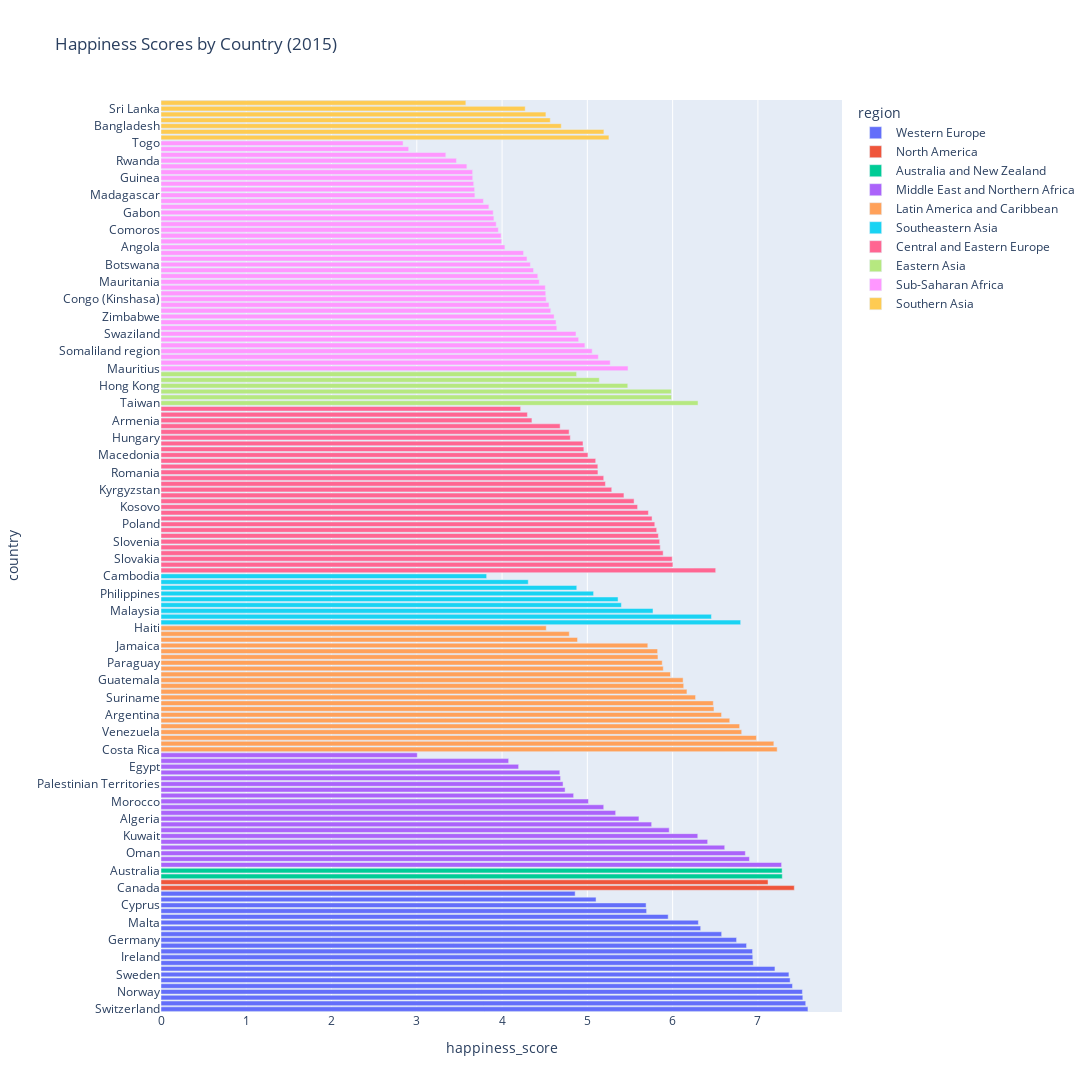
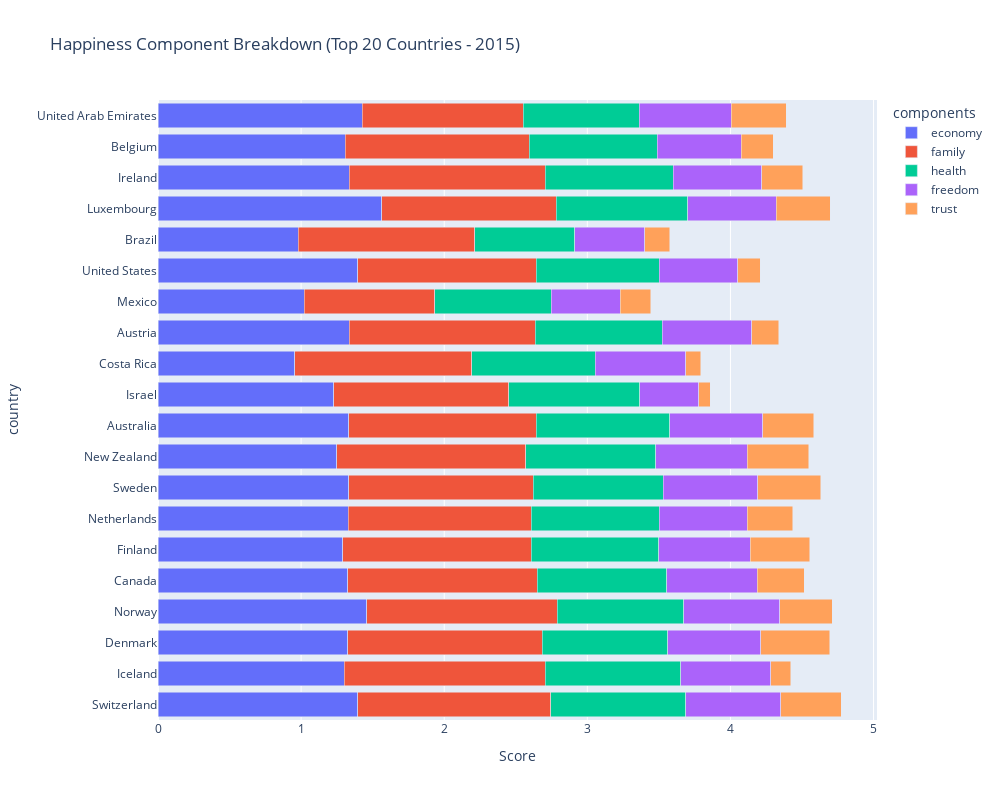
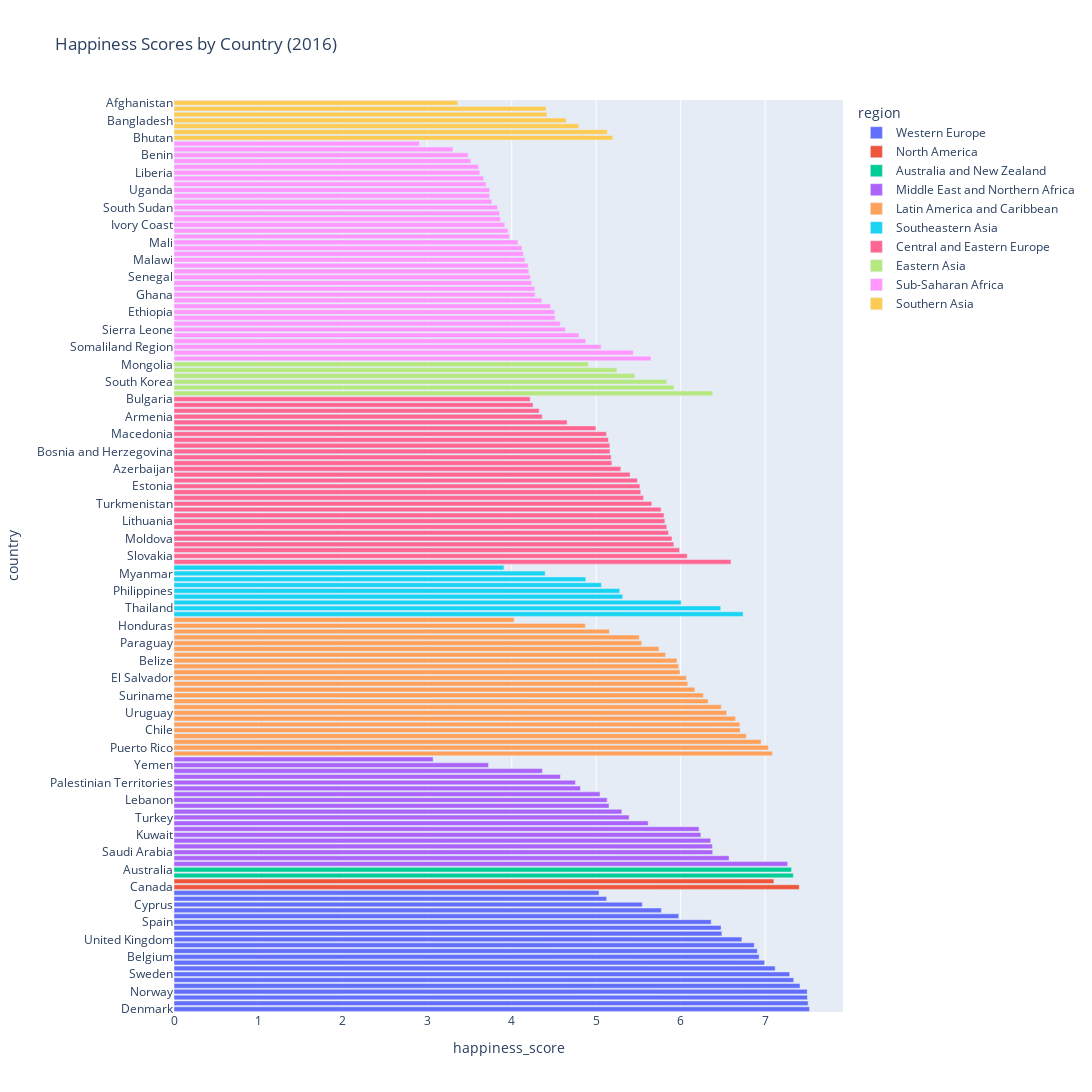

Notebook code for these charts, in order:
### Code cell
years = [2015, 2016, 2017, 2018, 2019]  # List of years corresponding to DataFrames
df_list = [df_2015, df_2016, df_2017, df_2018, df_2019] 


def create_visuals(df_list, years):

    # happiness score
    # interactive plot
    fig = px.bar(df.sort_values('happiness_score', ascending=False),
                 x='happiness_score', y='country',
                 color='region' if year not in [2017, 2018, 2019] else 'happiness_score',
                 orientation='h',
                 title=f'Happiness Scores by Country ({year})')
    fig.update_layout(width=1800, height=1200) 
    fig.show()

    # choropleth map
    fig = px.choropleth(df,
                    locations="country",
                    locationmode="country names",
                    color="happiness_score",
                    hover_name="country",
                    color_continuous_scale="Viridis",
                    title=f"World Happiness Score ({year})")

    fig.update_layout(width=1600, height=800)
    fig.show()

    # component breakdown
    all_components = ['economy', 'family', 'health', 'freedom', 'trust']
    components = [c for c in all_components if c in df.columns]
    missing = set(all_components) - set(df.columns)
    if missing:
        print(f"[{year}] Missing component columns: {missing}")

    # heat map (country x components)
    top_n = df.sort_values('happiness_score', ascending=False).head(20)
    plt.figure(figsize=(10, 8))
    sns.heatmap(top_n.set_index('country')[components], annot=True, cmap='YlGnBu')
    plt.title(f"Heatmap of Happiness Components – Top 20 Countries ({year})")
    plt.tight_layout()
    plt.show()

    # interactive plot
    melted = df.melt(id_vars='country', value_vars=components, var_name='components', value_name='Score')
    top_20 = df.nlargest(20, 'happiness_score')['country']
    melted = melted[melted['country'].isin(top_20)]

    fig = px.bar(melted, x='Score', y='country', color='components', orientation='h', title=f'Happiness Component Breakdown (Top 20 Countries - {year})')
    fig.update_layout(barmode='stack', height=800, width=1000)
    fig.show()

for df, year in zip(df_list, years):
    create_visuals(df, year)

### Figure 1 — Plotly figure (JSON) as saved in the notebook; plotly's stock layout.template omitted (floating-point values rounded to 4 significant figures)
{"data": [{"hovertemplate": "region=Western Europe<br>happiness_score=%{x}<br>country=%{y}<extra></extra>", "legendgroup": "Western Europe", "marker": {"color": "#636efa", "pattern": {"shape": ""}}, "name": "Western Europe", "orientation": "h", "showlegend": true, "textposition": "auto", "type": "bar", "x": [7.587, 7.561, 7.527, 7.522, 7.406, 7.378, 7.364, 7.2, 6.946, 6.94, 6.937, 6.867, 6.75, 6.575, 6.329, 6.302, 5.948, 5.695, 5.689, 5.102, 4.857], "xaxis": "x", "y": ["Switzerland", "Iceland", "Denmark", "Norway", "Finland", "Netherlands", "Sweden", "Austria", "Luxembourg", "Ireland", "Belgium", "United Kingdom", "Germany", "France", "Spain", "Malta", "Italy", "North Cyprus", "Cyprus", "Portugal", "Greece"], "yaxis": "y"}, {"hovertemplate": "region=North America<br>happiness_score=%{x}<br>country=%{y}<extra></extra>", "legendgroup": "North America", "marker": {"color": "#EF553B", "pattern": {"shape": ""}}, "name": "North America", "orientation": "h", "showlegend": true, "textposition": "auto", "type": "bar", "x": [7.427, 7.119], "xaxis": "x", "y": ["Canada", "United States"], "yaxis": "y"}, {"hovertemplate": "region=Australia and New Zealand<br>happiness_score=%{x}<br>country=%{y}<extra></extra>", "legendgroup": "Australia and New Zealand", "marker": {"color": "#00cc96", "pattern": {"shape": ""}}, "name": "Australia and New Zealand", "orientation": "h", "showlegend": true, "textposition": "auto", "type": "bar", "x": [7.286, 7.284], "xaxis": "x", "y": ["New Zealand", "Australia"], "yaxis": "y"}, {"hovertemplate": "region=Middle East and Northern Africa<br>happiness_score=%{x}<br>country=%{y}<extra></extra>", "legendgroup": "Middle East and Northern Africa", "marker": {"color": "#ab63fa", "pattern": {"shape": ""}}, "name": "Middle East and Northern Africa", "orientation": "h", "showlegend": true, "textposition": "auto", "type": "bar", "x": [7.278, 6.901, 6.853, 6.611, 6.411, 6.295, 5.96, 5.754, 5.605, 5.332, 5.192, 5.013, 4.839, 4.739, 4.715, 4.686, 4.677, 4.194, 4.077, 3.006], "xaxis": "x", "y": ["Israel", "United Arab Emirates", "Oman", "Qatar", "Saudi Arabia", "Kuwait", "Bahrain", "Libya", "Algeria", "Turkey", "Jordan", "Morocco", "Lebanon", "Tunisia", "Palestinian Territories", "Iran", "Iraq", "Egypt", "Yemen", "Syria"], "yaxis": "y"}, {"hovertemplate": "region=Latin America and Caribbean<br>happiness_score=%{x}<br>country=%{y}<extra></extra>", "legendgroup": "Latin America and Caribbean", "marker": {"color": "#FFA15A", "pattern": {"shape": ""}}, "name": "Latin America and Caribbean", "orientation": "h", "showlegend": true, "textposition": "auto", "type": "bar", "x": [7.226, 7.187, 6.983, 6.81, 6.786, 6.67, 6.574, 6.485, 6.477, 6.269, 6.168, 6.13, 6.123, 5.975, 5.89, 5.878, 5.828, 5.824, 5.709, 4.885, 4.788, 4.518], "xaxis": "x", "y": ["Costa Rica", "Mexico", "Brazil", "Venezuela", "Panama", "Chile", "Argentina", "Uruguay", "Colombia", "Suriname", "Trinidad and Tobago", "El Salvador", "Guatemala", "Ecuador", "Bolivia", "Paraguay", "Nicaragua", "Peru", "Jamaica", "Dominican Republic", "Honduras", "Haiti"], "yaxis": "y"}, {"hovertemplate": "region=Southeastern Asia<br>happiness_score=%{x}<br>country=%{y}<extra></extra>", "legendgroup": "Southeastern Asia", "marker": {"color": "#19d3f3", "pattern": {"shape": ""}}, "name": "Southeastern Asia", "orientation": "h", "showlegend": true, "textposition": "auto", "type": "bar", "x": [6.798, 6.455, 5.77, 5.399, 5.36, 5.073, 4.876, 4.307, 3.819], "xaxis": "x", "y": ["Singapore", "Thailand", "Malaysia", "Indonesia", "Vietnam", "Philippines", "Laos", "Myanmar", "Cambodia"], "yaxis": "y"}, {"hovertemplate": "region=Central and Eastern Europe<br>happiness_score=%{x}<br>country=%{y}<extra></extra>", "legendgroup": "Central and Eastern Europe", "marker": {"color": "#FF6692", "pattern": {"shape": ""}}, "name": "Central and Eastern Europe", "orientation": "h", "showlegend": true, "textposition": "auto", "type": "bar", "x": [6.505, 6.003, 5.995, 5.889, 5.855, 5.848, 5.833, 5.813, 5.791, 5.759, 5.716, 5.589, 5.548, 5.429, 5.286, 5.212, 5.192, 5.124, 5.123, 5.098, 5.007, 4.959, 4.949, 4.8, 4.786, 4.681, 4.35, 4.297, 4.218], "xaxis": "x", "y": ["Czech Republic", "Uzbekistan", "Slovakia", "Moldova", "Kazakhstan", "Slovenia", "Lithuania", "Belarus", "Poland", "Croatia", "Russia", "Kosovo", "Turkmenistan", "Estonia", "Kyrgyzstan", "Azerbaijan", "Montenegro", "Romania", "Serbia", "Latvia", "Macedonia", "Albania", "Bosnia and Herzegovina", "Hungary", "Tajikistan", "Ukraine", "Armenia", "Georgia", "Bulgaria"], "yaxis": "y"}, {"hovertemplate": "region=Eastern Asia<br>happiness_score=%{x}<br>country=%{y}<extra></extra>", "legendgroup": "Eastern Asia", "marker": {"color": "#B6E880", "pattern": {"shape": ""}}, "name": "Eastern Asia", "orientation": "h", "showlegend": true, "textposition": "auto", "type": "bar", "x": [6.298, 5.987, 5.984, 5.474, 5.14, 4.874], "xaxis": "x", "y": ["Taiwan", "Japan", "South Korea", "Hong Kong", "China", "Mongolia"], "yaxis": "y"}, {"hovertemplate": "region=Sub-Saharan Africa<br>happiness_score=%{x}<br>country=%{y}<extra></extra>", "legendgroup": "Sub-Saharan Africa", "marker": {"color": "#FF97FF", "pattern": {"shape": ""}}, "name": "Sub-Saharan Africa", "orientation": "h", "showlegend": true, "textposition": "auto", "type": "bar", "x": [5.477, 5.268, 5.129, 5.057, 4.971, 4.898, 4.867, 4.642, 4.633, 4.61, 4.571, 4.55, 4.517, 4.512, 4.507, 4.436, 4.419, 4.369, 4.332, 4.292, 4.252, 4.033, 3.995, 3.989, 3.956, 3.931, 3.904, 3.896, 3.845, 3.781, 3.681, 3.678, 3.667, 3.656, 3.655, 3.587, 3.465, 3.34, 2.905, 2.839], "xaxis": "x", "y": ["Mauritius", "Nigeria", "Zambia", "Somaliland region", "Mozambique", "Lesotho", "Swaziland", "South Africa", "Ghana", "Zimbabwe", "Liberia", "Sudan", "Congo (Kinshasa)", "Ethiopia", "Sierra Leone", "Mauritania", "Kenya", "Djibouti", "Botswana", "Malawi", "Cameroon", "Angola", "Mali", "Congo (Brazzaville)", "Comoros", "Uganda", "Senegal", "Gabon", "Niger", "Tanzania", "Madagascar", "Central African Republic", "Chad", "Guinea", "Ivory Coast", "Burkina Faso", "Rwanda", "Benin", "Burundi", "Togo"], "yaxis": "y"}, {"hovertemplate": "region=Southern Asia<br>happiness_score=%{x}<br>country=%{y}<extra></extra>", "legendgroup": "Southern Asia", "marker": {"color": "#FECB52", "pattern": {"shape": ""}}, "name": "Southern Asia", "orientation": "h", "showlegend": true, "textposition": "auto", "type": "bar", "x": [5.253, 5.194, 4.694, 4.565, 4.514, 4.271, 3.575], "xaxis": "x", "y": ["Bhutan", "Pakistan", "Bangladesh", "India", "Nepal", "Sri Lanka", "Afghanistan"], "yaxis": "y"}], "layout": {"barmode": "relative", "height": 1200, "legend": {"title": {"text": "region"}, "tracegroupgap": 0}, "title": {"text": "Happiness Scores by Country (2015)"}, "width": 1800, "xaxis": {"anchor": "y", "domain": [0, 1], "title": {"text": "happiness_score"}}, "yaxis": {"anchor": "x", "domain": [0, 1], "title": {"text": "country"}}}}

### Figure 2 — Plotly figure (JSON) as saved in the notebook; plotly's stock layout.template omitted (floating-point values rounded to 4 significant figures)
{"data": [{"hovertemplate": "components=economy<br>Score=%{x}<br>country=%{y}<extra></extra>", "legendgroup": "economy", "marker": {"color": "#636efa", "pattern": {"shape": ""}}, "name": "economy", "orientation": "h", "showlegend": true, "textposition": "auto", "type": "bar", "x": [1.397, 1.302, 1.325, 1.459, 1.326, 1.29, 1.329, 1.332, 1.25, 1.334, 1.229, 0.9558, 1.337, 1.021, 1.395, 0.9812, 1.564, 1.336, 1.308, 1.427], "xaxis": "x", "y": ["Switzerland", "Iceland", "Denmark", "Norway", "Canada", "Finland", "Netherlands", "Sweden", "New Zealand", "Australia", "Israel", "Costa Rica", "Austria", "Mexico", "United States", "Brazil", "Luxembourg", "Ireland", "Belgium", "United Arab Emirates"], "yaxis": "y"}, {"hovertemplate": "components=family<br>Score=%{x}<br>country=%{y}<extra></extra>", "legendgroup": "family", "marker": {"color": "#EF553B", "pattern": {"shape": ""}}, "name": "family", "orientation": "h", "showlegend": true, "textposition": "auto", "type": "bar", "x": [1.35, 1.402, 1.361, 1.331, 1.323, 1.318, 1.28, 1.289, 1.32, 1.309, 1.224, 1.238, 1.297, 0.9145, 1.247, 1.233, 1.22, 1.369, 1.286, 1.126], "xaxis": "x", "y": ["Switzerland", "Iceland", "Denmark", "Norway", "Canada", "Finland", "Netherlands", "Sweden", "New Zealand", "Australia", "Israel", "Costa Rica", "Austria", "Mexico", "United States", "Brazil", "Luxembourg", "Ireland", "Belgium", "United Arab Emirates"], "yaxis": "y"}, {"hovertemplate": "components=health<br>Score=%{x}<br>country=%{y}<extra></extra>", "legendgroup": "health", "marker": {"color": "#00cc96", "pattern": {"shape": ""}}, "name": "health", "orientation": "h", "showlegend": true, "textposition": "auto", "type": "bar", "x": [0.9414, 0.9478, 0.8746, 0.8852, 0.9056, 0.8891, 0.8928, 0.9109, 0.9084, 0.9316, 0.9139, 0.8603, 0.8904, 0.8144, 0.8618, 0.697, 0.9189, 0.8953, 0.8967, 0.8093], "xaxis": "x", "y": ["Switzerland", "Iceland", "Denmark", "Norway", "Canada", "Finland", "Netherlands", "Sweden", "New Zealand", "Australia", "Israel", "Costa Rica", "Austria", "Mexico", "United States", "Brazil", "Luxembourg", "Ireland", "Belgium", "United Arab Emirates"], "yaxis": "y"}, {"hovertemplate": "components=freedom<br>Score=%{x}<br>country=%{y}<extra></extra>", "legendgroup": "freedom", "marker": {"color": "#ab63fa", "pattern": {"shape": ""}}, "name": "freedom", "orientation": "h", "showlegend": true, "textposition": "auto", "type": "bar", "x": [0.6656, 0.6288, 0.6494, 0.6697, 0.633, 0.6417, 0.6158, 0.6598, 0.6394, 0.6512, 0.4132, 0.6338, 0.6243, 0.4818, 0.546, 0.4905, 0.6158, 0.6178, 0.5845, 0.6416], "xaxis": "x", "y": ["Switzerland", "Iceland", "Denmark", "Norway", "Canada", "Finland", "Netherlands", "Sweden", "New Zealand", "Australia", "Israel", "Costa Rica", "Austria", "Mexico", "United States", "Brazil", "Luxembourg", "Ireland", "Belgium", "United Arab Emirates"], "yaxis": "y"}, {"hovertemplate": "components=trust<br>Score=%{x}<br>country=%{y}<extra></extra>", "legendgroup": "trust", "marker": {"color": "#FFA15A", "pattern": {"shape": ""}}, "name": "trust", "orientation": "h", "showlegend": true, "textposition": "auto", "type": "bar", "x": [0.4198, 0.1414, 0.4836, 0.365, 0.3296, 0.4137, 0.3181, 0.4384, 0.4292, 0.3564, 0.07785, 0.1058, 0.1868, 0.2131, 0.1589, 0.1752, 0.378, 0.287, 0.2254, 0.3858], "xaxis": "x", "y": ["Switzerland", "Iceland", "Denmark", "Norway", "Canada", "Finland", "Netherlands", "Sweden", "New Zealand", "Australia", "Israel", "Costa Rica", "Austria", "Mexico", "United States", "Brazil", "Luxembourg", "Ireland", "Belgium", "United Arab Emirates"], "yaxis": "y"}], "layout": {"barmode": "stack", "height": 800, "legend": {"title": {"text": "components"}, "tracegroupgap": 0}, "title": {"text": "Happiness Component Breakdown (Top 20 Countries - 2015)"}, "width": 1000, "xaxis": {"anchor": "y", "domain": [0, 1], "title": {"text": "Score"}}, "yaxis": {"anchor": "x", "domain": [0, 1], "title": {"text": "country"}}}}

### Figure 3 — Plotly figure (JSON) as saved in the notebook; plotly's stock layout.template omitted (floating-point values rounded to 4 significant figures)
{"data": [{"hovertemplate": "region=Western Europe<br>happiness_score=%{x}<br>country=%{y}<extra></extra>", "legendgroup": "Western Europe", "marker": {"color": "#636efa", "pattern": {"shape": ""}}, "name": "Western Europe", "orientation": "h", "showlegend": true, "textposition": "auto", "type": "bar", "x": [7.526, 7.509, 7.501, 7.498, 7.413, 7.339, 7.291, 7.119, 6.994, 6.929, 6.907, 6.871, 6.725, 6.488, 6.478, 6.361, 5.977, 5.771, 5.546, 5.123, 5.033], "xaxis": "x", "y": ["Denmark", "Switzerland", "Iceland", "Norway", "Finland", "Netherlands", "Sweden", "Austria", "Germany", "Belgium", "Ireland", "Luxembourg", "United Kingdom", "Malta", "France", "Spain", "Italy", "North Cyprus", "Cyprus", "Portugal", "Greece"], "yaxis": "y"}, {"hovertemplate": "region=North America<br>happiness_score=%{x}<br>country=%{y}<extra></extra>", "legendgroup": "North America", "marker": {"color": "#EF553B", "pattern": {"shape": ""}}, "name": "North America", "orientation": "h", "showlegend": true, "textposition": "auto", "type": "bar", "x": [7.404, 7.104], "xaxis": "x", "y": ["Canada", "United States"], "yaxis": "y"}, {"hovertemplate": "region=Australia and New Zealand<br>happiness_score=%{x}<br>country=%{y}<extra></extra>", "legendgroup": "Australia and New Zealand", "marker": {"color": "#00cc96", "pattern": {"shape": ""}}, "name": "Australia and New Zealand", "orientation": "h", "showlegend": true, "textposition": "auto", "type": "bar", "x": [7.334, 7.313], "xaxis": "x", "y": ["New Zealand", "Australia"], "yaxis": "y"}, {"hovertemplate": "region=Middle East and Northern Africa<br>happiness_score=%{x}<br>country=%{y}<extra></extra>", "legendgroup": "Middle East and Northern Africa", "marker": {"color": "#ab63fa", "pattern": {"shape": ""}}, "name": "Middle East and Northern Africa", "orientation": "h", "showlegend": true, "textposition": "auto", "type": "bar", "x": [7.267, 6.573, 6.379, 6.375, 6.355, 6.239, 6.218, 5.615, 5.389, 5.303, 5.151, 5.129, 5.045, 4.813, 4.754, 4.575, 4.362, 3.724, 3.069], "xaxis": "x", "y": ["Israel", "United Arab Emirates", "Saudi Arabia", "Qatar", "Algeria", "Kuwait", "Bahrain", "Libya", "Turkey", "Jordan", "Morocco", "Lebanon", "Tunisia", "Iran", "Palestinian Territories", "Iraq", "Egypt", "Yemen", "Syria"], "yaxis": "y"}, {"hovertemplate": "region=Latin America and Caribbean<br>happiness_score=%{x}<br>country=%{y}<extra></extra>", "legendgroup": "Latin America and Caribbean", "marker": {"color": "#FFA15A", "pattern": {"shape": ""}}, "name": "Latin America and Caribbean", "orientation": "h", "showlegend": true, "textposition": "auto", "type": "bar", "x": [7.087, 7.039, 6.952, 6.778, 6.705, 6.701, 6.65, 6.545, 6.481, 6.324, 6.269, 6.168, 6.084, 6.068, 5.992, 5.976, 5.956, 5.822, 5.743, 5.538, 5.51, 5.155, 4.871, 4.028], "xaxis": "x", "y": ["Costa Rica", "Puerto Rico", "Brazil", "Mexico", "Chile", "Panama", "Argentina", "Uruguay", "Colombia", "Guatemala", "Suriname", "Trinidad and Tobago", "Venezuela", "El Salvador", "Nicaragua", "Ecuador", "Belize", "Bolivia", "Peru", "Paraguay", "Jamaica", "Dominican Republic", "Honduras", "Haiti"], "yaxis": "y"}, {"hovertemplate": "region=Southeastern Asia<br>happiness_score=%{x}<br>country=%{y}<extra></extra>", "legendgroup": "Southeastern Asia", "marker": {"color": "#19d3f3", "pattern": {"shape": ""}}, "name": "Southeastern Asia", "orientation": "h", "showlegend": true, "textposition": "auto", "type": "bar", "x": [6.739, 6.474, 6.005, 5.314, 5.279, 5.061, 4.876, 4.395, 3.907], "xaxis": "x", "y": ["Singapore", "Thailand", "Malaysia", "Indonesia", "Philippines", "Vietnam", "Laos", "Myanmar", "Cambodia"], "yaxis": "y"}, {"hovertemplate": "region=Central and Eastern Europe<br>happiness_score=%{x}<br>country=%{y}<extra></extra>", "legendgroup": "Central and Eastern Europe", "marker": {"color": "#FF6692", "pattern": {"shape": ""}}, "name": "Central and Eastern Europe", "orientation": "h", "showlegend": true, "textposition": "auto", "type": "bar", "x": [6.596, 6.078, 5.987, 5.919, 5.897, 5.856, 5.835, 5.813, 5.802, 5.768, 5.658, 5.56, 5.528, 5.517, 5.488, 5.401, 5.291, 5.185, 5.177, 5.163, 5.161, 5.145, 5.121, 4.996, 4.655, 4.36, 4.324, 4.252, 4.217], "xaxis": "x", "y": ["Czech Republic", "Slovakia", "Uzbekistan", "Kazakhstan", "Moldova", "Russia", "Poland", "Lithuania", "Belarus", "Slovenia", "Turkmenistan", "Latvia", "Romania", "Estonia", "Croatia", "Kosovo", "Azerbaijan", "Kyrgyzstan", "Serbia", "Bosnia and Herzegovina", "Montenegro", "Hungary", "Macedonia", "Tajikistan", "Albania", "Armenia", "Ukraine", "Georgia", "Bulgaria"], "yaxis": "y"}, {"hovertemplate": "region=Eastern Asia<br>happiness_score=%{x}<br>country=%{y}<extra></extra>", "legendgroup": "Eastern Asia", "marker": {"color": "#B6E880", "pattern": {"shape": ""}}, "name": "Eastern Asia", "orientation": "h", "showlegend": true, "textposition": "auto", "type": "bar", "x": [6.379, 5.921, 5.835, 5.458, 5.245, 4.907], "xaxis": "x", "y": ["Taiwan", "Japan", "South Korea", "Hong Kong", "China", "Mongolia"], "yaxis": "y"}, {"hovertemplate": "region=Sub-Saharan Africa<br>happiness_score=%{x}<br>country=%{y}<extra></extra>", "legendgroup": "Sub-Saharan Africa", "marker": {"color": "#FF97FF", "pattern": {"shape": ""}}, "name": "Sub-Saharan Africa", "orientation": "h", "showlegend": true, "textposition": "auto", "type": "bar", "x": [5.648, 5.44, 5.057, 4.875, 4.795, 4.635, 4.574, 4.513, 4.508, 4.459, 4.356, 4.276, 4.272, 4.236, 4.219, 4.201, 4.193, 4.156, 4.139, 4.121, 4.073, 3.974, 3.956, 3.916, 3.866, 3.856, 3.832, 3.763, 3.739, 3.739, 3.695, 3.666, 3.622, 3.607, 3.515, 3.484, 3.303, 2.905], "xaxis": "x", "y": ["Mauritius", "Somalia", "Somaliland Region", "Nigeria", "Zambia", "Sierra Leone", "Namibia", "Cameroon", "Ethiopia", "South Africa", "Kenya", "Ghana", "Congo (Kinshasa)", "Congo (Brazzaville)", "Senegal", "Mauritania", "Zimbabwe", "Malawi", "Sudan", "Gabon", "Mali", "Botswana", "Comoros", "Ivory Coast", "Angola", "Niger", "South Sudan", "Chad", "Burkina Faso", "Uganda", "Madagascar", "Tanzania", "Liberia", "Guinea", "Rwanda", "Benin", "Togo", "Burundi"], "yaxis": "y"}, {"hovertemplate": "region=Southern Asia<br>happiness_score=%{x}<br>country=%{y}<extra></extra>", "legendgroup": "Southern Asia", "marker": {"color": "#FECB52", "pattern": {"shape": ""}}, "name": "Southern Asia", "orientation": "h", "showlegend": true, "textposition": "auto", "type": "bar", "x": [5.196, 5.132, 4.793, 4.643, 4.415, 4.404, 3.36], "xaxis": "x", "y": ["Bhutan", "Pakistan", "Nepal", "Bangladesh", "Sri Lanka", "India", "Afghanistan"], "yaxis": "y"}], "layout": {"barmode": "relative", "height": 1200, "legend": {"title": {"text": "region"}, "tracegroupgap": 0}, "title": {"text": "Happiness Scores by Country (2016)"}, "width": 1800, "xaxis": {"anchor": "y", "domain": [0, 1], "title": {"text": "happiness_score"}}, "yaxis": {"anchor": "x", "domain": [0, 1], "title": {"text": "country"}}}}
